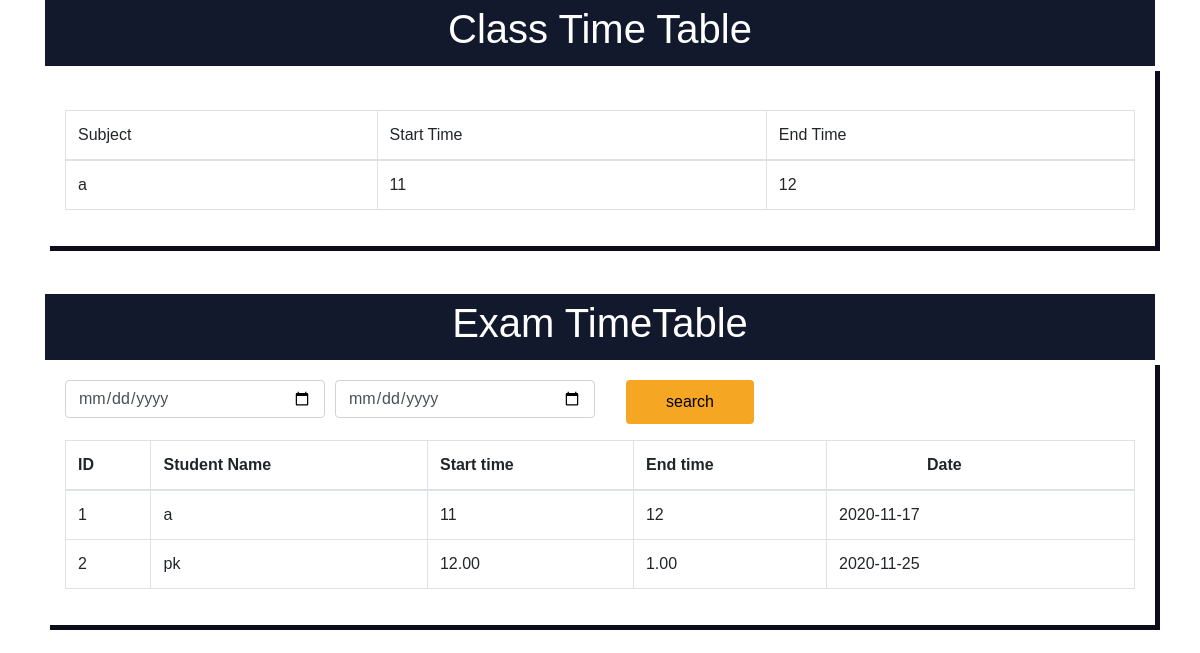
The app's page /ctable.php with its own data.
### tables this page shows
CREATE TABLE `class` (
  `id` int(11) NOT NULL,
  `subject` varchar(123) NOT NULL,
  `stime` varchar(123) NOT NULL,
  `etime` varchar(123) NOT NULL
);

CREATE TABLE `timetable` (
  `order_id` int(11) NOT NULL,
  `order_student_name` varchar(123) NOT NULL,
  `order_stime` varchar(123) NOT NULL,
  `order_etime` varchar(123) NOT NULL,
  `order_date` date NOT NULL
);

### ctable.php (the view, shortened to what this page needs)
<?php
include_once "connection.php";
?>
<!DOCTYPE html>
<html>
<head>
	<link rel="stylesheet" href="https://cdn.jsdelivr.net/npm/bootstrap@4.5.3/dist/css/bootstrap.min.css">
<link rel="stylesheet" href="css/admission.css">
<link rel="stylesheet" href="css/fees.css">
<link rel="stylesheet" href="css/student.css">
<link rel="stylesheet" href="https://stackpath.bootstrapcdn.com/font-awesome/4.7.0/css/font-awesome.min.css
">
</head>
<body>
<center>
<div class="container">
     <div class="container-head">
         <div class="title">
         <center><h1>Class Time Table</h1></center>
         </div>
     </div>
     <div class="container-body">
        <form action="" method="POST">
          <br>
          <table class="table table-bordered">
            <thead class="thead-dark">
              <tr>
                <td>Subject</td>
                <td>Start Time</td>
                <td>End Time</td>
              </tr>
            </thead>
            <tbody>
              <?php
   $result = mysqli_query($con,"SELECT * FROM class");
  ?>
<?php
if (mysqli_num_rows($result) > 0) {
?>
<?php
while($row = mysqli_fetch_array($result)) {
?>
<tr>
<td><?php echo $row["subject"]; ?></td>
<td><?php echo $row["stime"]; ?></td>
<td><?php echo $row["etime"]; ?></td>
</tr>
<?php
}
?>
</table>
<?php
}
else{
echo "No result found";
}
?>
     </div>
   </div>
</center>
</br><br>
<div class="container">
       <div class="container-head">
           <div class="title">
           <center><h1>Exam TimeTable</h1></center>
           </div>
       </div>
       <div class="container-body">
          <form action="" method="POST">
                <div class="form-row">
                    <div class="form-group col-md-3">
                      <input type="date" class="form-control" id="start_date"
                      name="start_date" placeholder="start_date">
                    </div>
                    <div class="form-group col-md-3">
                      <input type="date" class="form-control" id="end_date" name="end_date" placeholder="end_date">
                    </div>
                    <div class="form-group  col-md-2">
                          <center>
                            <input  type="submit" id="search"  name="search" Value="search" class="btn btn-primary ">
                          </center>
                    </div>
                </div>
          <table class="table table-bordered ">
            <thead>
              <tr>
                <th>ID</th>
                <th>Student Name</th>
                <th>Start time</th>
                <th >End time</th>
                <th style="padding-left: 100px">Date</th>
              </tr>
            </thead>
          <tbody>
            <?php
  $con=mysqli_connect("localhost","root","","tuition");
    if (isset($_POST['search'])) {
      $start_date=$_POST['start_date'];
    $end_date=$_POST['end_date'];
    $query="SELECT * FROM timetable WHERE order_date between '$start_date'
    and '$end_date' ";
    }
    else{
      $query="SELECT * FROM timetable ";
           }
    $query_run=mysqli_query($con,$query) or die(mysqli_error($con));
    while ($row=mysqli_fetch_array($query_run)) {
      ?>
      <tr>
    <td ><?php echo $row['order_id'];?></td>
    <td><?php echo $row['order_student_name'];?></td>
    <td><?php echo $row['order_stime'];?></td>
    <td><?php echo $row['order_etime'];?></td>
    <td><?php echo $row['order_date'];?></td>
    </tr>
    <?php
    }
  ?>
            </tbody>
         </div>
    </div>
</body>
</html>

### css/admission.css (style rules this page uses)
.title { font-size: 28px; font-family: 'Gill Sans', 'Gill Sans MT', Calibri, 'Trebuchet MS', sans-serif; }

### css/fees.css (style rules this page uses)
* { margin: 0; padding: 0; }
.container-head { background-color: #12192C; color: #ffffff; padding: 5px; width: 100%; border-bottom: 20px; }
.container-body { background-color: rgb(255, 255, 255); box-shadow: 5px 5px rgb(12, 12, 29); padding: 20px; font-size: 22px rgb(12, 12, 29); font-family: 'Franklin Gothic Medium', 'Arial Narrow', Arial, sans-serif; font-weight: 400; }
.container-body .btn { padding: 10px 40px; color: #000; font-size: 22px rgb(12, 12, 29); font-family: 'Franklin Gothic Medium', 'Arial Narrow', Arial, sans-serif; background-color: #F5A623; border: #F5A623; }

### records on screen
class: subject "a", stime "11", etime "12"
timetable: order_id "1", order_student_name "a", order_stime "11", order_etime "12", order_date "2020-11-17"
timetable: order_id "2", order_student_name "pk", order_stime "12.00", order_etime "1.00", order_date "2020-11-25"
